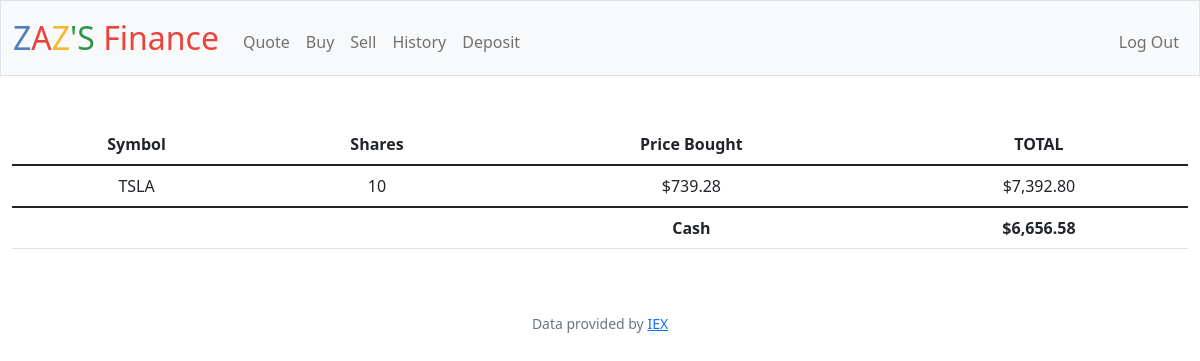
The page / (signed in) on the database its author committed.
### tables this page shows
CREATE TABLE transactions (
id INTEGER PRIMARY KEY AUTOINCREMENT NOT NULL,
user_id INTEGER,
symbol TEXT,
shares INTEGER,
price REAL,
date TIMESTAMP);

### app.py (the view)
@app.route("/")
@login_required
def index():
    user_id = session["user_id"]
    transactions_db = db.execute("SELECT symbol, SUM(shares) AS shares, price FROM transactions WHERE user_id = ? GROUP BY symbol HAVING SUM(shares) > 0", user_id)
    cash_db = db.execute("SELECT cash FROM users WHERE id = ?", user_id)
    cash1 = cash_db[0]["cash"]
    cash = usd(cash1)
    return render_template("index.html", database = transactions_db, cash=cash)

### app.py (called while the page is built)
@app.after_request
def after_request(response):
    response.headers["Cache-Control"] = "no-cache, no-store, must-revalidate"
    response.headers["Expires"] = 0
    response.headers["Pragma"] = "no-cache"
    return response

### helpers.py (called while the page is built)
def login_required(f):
    @wraps(f)
    def decorated_function(*args, **kwargs):
        if session.get("user_id") is None:
            return redirect("/login")
        return f(*args, **kwargs)
    return decorated_function

def usd(value):
    return f"${value:,.2f}"

### templates/index.html (shortened to what this page needs)
{% extends "layout.html" %}
{% block main %}
<table class="table">
    <thead>
        <tr>
            <th scope="col">Symbol</th>
            <th scope="col">Shares</th>
            <th scope="col">Price Bought</th>
            <th scope="col">TOTAL</th>
        </tr>
    </thead>
    <tbody>
    {% for row in database %}
        <tr>
            <td>{{ row["symbol"] }}</td>
            <td>{{ row["shares"] }}</td>
            <td>{{ row["price"] | usd }}</td>
            <td>{{ (row["shares"] * row["price"]) | usd }}</td>
        </tr>
        {% endfor %}
    </tbody>
    <tfoot>
        <tr>
            <td></td>
            <td></td>
            <th scope="1">Cash</th>
            <th scope="1">{{ cash }}</th>
        </tr>
    </tfoot>
</table>
{% endblock %}

### rows shown on the page
transactions: symbol "TSLA", shares "10", price "$739.28", shares "$7,392.80"

### other values the page prints
{{ cash }} "$6,656.58"
